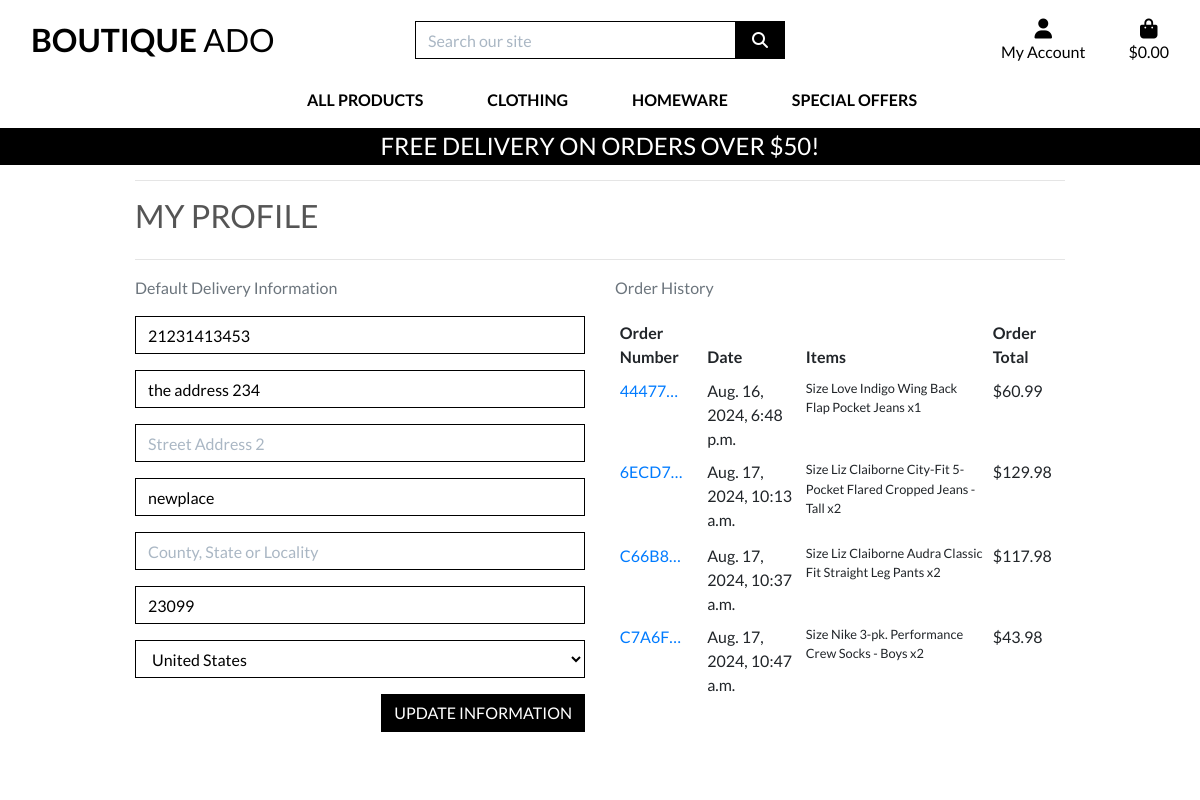
The page /profile/ (signed in) on the database as committed earlier.
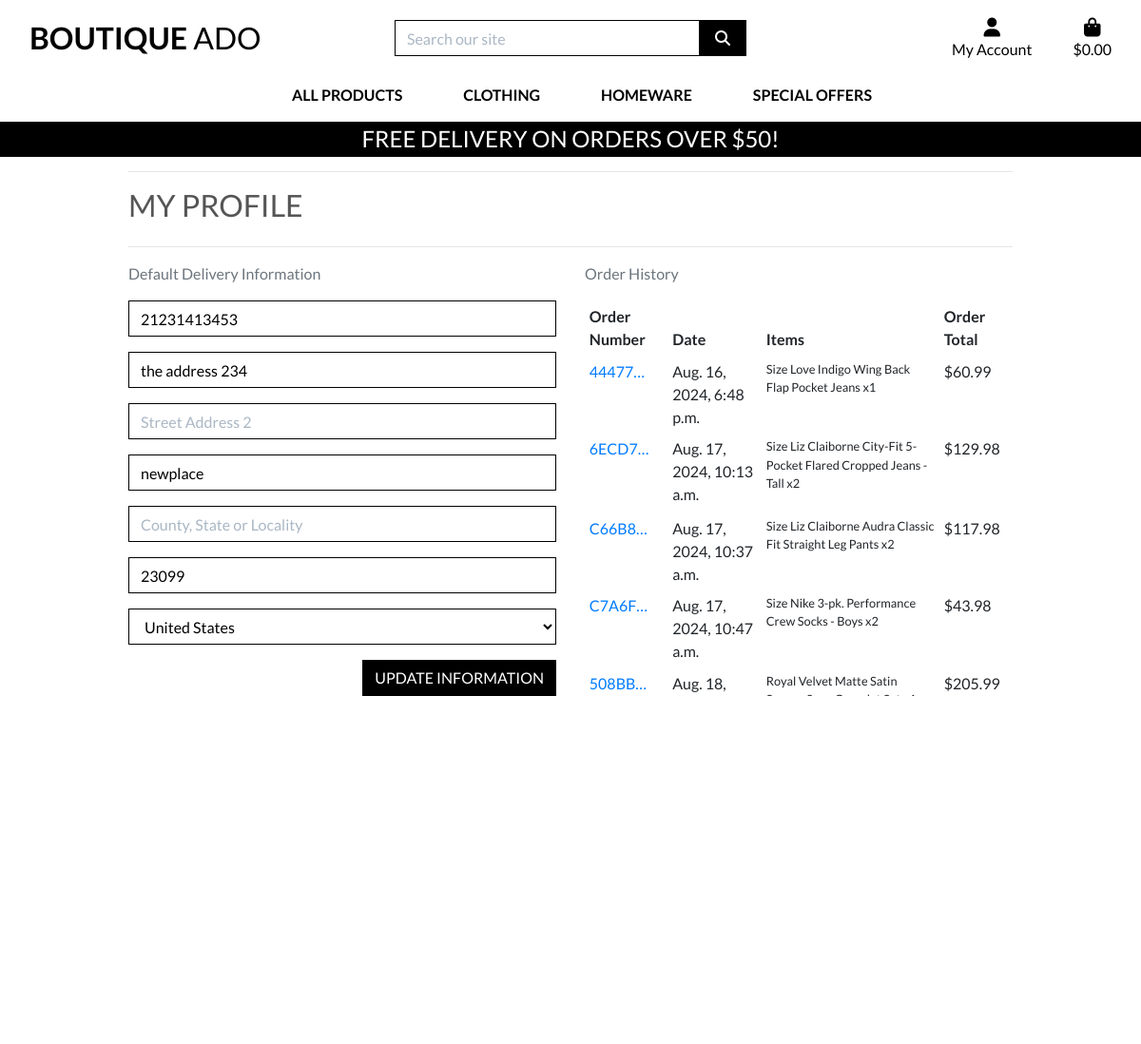
The same page on the database as committed later.
### checkout/models.py (models this page shows, shortened)
class Order(models.Model):
    order_number = models.CharField(max_length=32, null=False, editable=False)
    user_profile = models.ForeignKey(UserProfile, on_delete=models.SET_NULL,
                                     null=True, blank=True, related_name='orders')
    full_name = models.CharField(max_length=50, null=False, blank=False)
    email = models.EmailField(max_length=254, null=False, blank=False)
    phone_number = models.CharField(max_length=20, null=False, blank=False)
    country = CountryField(blank_label='Country *', null=False, blank=False)
    postcode = models.CharField(max_length=20, null=True, blank=True)
    town_or_city = models.CharField(max_length=40, null=False, blank=False)
    street_address1 = models.CharField(max_length=80, null=False, blank=False)
    street_address2 = models.CharField(max_length=80, null=True, blank=True)
    county = models.CharField(max_length=80, null=True, blank=True)
    date = models.DateTimeField(auto_now_add=True)
    delivery_cost = models.DecimalField(max_digits=6, decimal_places=2, null=False, default=0)
    order_total = models.DecimalField(max_digits=10, decimal_places=2, null=False, default=0)
    grand_total = models.DecimalField(max_digits=10, decimal_places=2, null=False, default=0)
    original_bag = models.TextField(null=False, blank=False, default='')
    stripe_pid = models.CharField(max_length=254, null=False, blank=False, default='')

class OrderLineItem(models.Model):
    order = models.ForeignKey(Order, null=False, blank=False, on_delete=models.CASCADE, related_name='lineitems')
    product = models.ForeignKey(Product, null=False, blank=False, on_delete=models.CASCADE)
    product_size = models.CharField(max_length=2, null=True, blank=True) # XS, S, M, L, XL
    quantity = models.IntegerField(null=False, blank=False, default=0)
    lineitem_total = models.DecimalField(max_digits=6, decimal_places=2, null=False, blank=False, editable=False)

### products/models.py (models this page shows, shortened)
class Product(models.Model):
    category = models.ForeignKey('Category', null=True, blank=True, on_delete=models.SET_NULL)
    sku = models.CharField(max_length=254, null=True, blank=True)
    name = models.CharField(max_length=254)
    description = models.TextField()
    has_sizes = models.BooleanField(default=False, null=True, blank=True)
    price = models.DecimalField(max_digits=6, decimal_places=2)
    rating = models.DecimalField(max_digits=6, decimal_places=2, null=True, blank=True)
    image_url = models.URLField(max_length=1024, null=True, blank=True)
    image = models.ImageField(null=True, blank=True)

### profiles/views.py (the view)
# urls.py: path('profile/', include('profiles.urls')),
def profile(request):
    profile = get_object_or_404(UserProfile, user=request.user)
    if request.method == 'POST':
        form = UserProfileForm(request.POST, instance=profile)
        if form.is_valid():
            form.save()
            messages.success(request, 'Profile updated successfully')
    form = UserProfileForm(instance=profile)
    orders = profile.orders.all()
    template = 'profiles/profile.html'
    context = {
        'form': form,
        'orders': orders,
        'on_profile_page': True
    }
    return render(request, template, context)

### profiles/forms.py
class UserProfileForm(forms.ModelForm):
    class Meta:
        model = UserProfile
        exclude = ('user',)
    def __init__(self, *args, **kwargs):
        super().__init__(*args, **kwargs)
        placeholders = {
            'default_phone_number': 'Phone Number',
            'default_postcode': 'Postal Code',
            'default_town_or_city': 'Town or City',
            'default_street_address1': 'Street Address 1',
            'default_street_address2': 'Street Address 2',
            'default_county': 'County, State or Locality',
        }
        self.fields['default_phone_number'].widget.attrs['autofocus'] = True
        for field in self.fields:
            if field != 'default_country':
                if self.fields[field].required:
                    placeholder = f'{placeholders[field]} *'
                else:
                    placeholder = placeholders[field]
                self.fields[field].widget.attrs['placeholder'] = placeholder
            self.fields[field].widget.attrs['class'] = 'border-black rounded-0 profile-form-input'
            self.fields[field].label = False

### profiles/templates/profiles/profile.html (shortened to what this page needs)
{% extends "base.html" %}
{% load static %}
{% block extra_css %}
    <link rel="stylesheet" href="{% static 'profiles/css/profile.css' %}">
{% endblock %}
{% block page_header %}
    <div class="container header-container">
    </div>
{% endblock %}
{% block content %}
    <div class="overlay"></div>
    <div class="container">
        <div class="row">
            <div class="col">
                <hr>
                <h2 class="logo-font mb-4">My Profile</h2>
                <hr>
            </div>
        </div>
        <div class="row">
            <div class="col-12 col-lg-6">
                <p class="text-muted">Default Delivery Information</p>
                <form class="mt-3" action="{% url 'profile' %}" method="POST" id="profile-update-form">
                    {{ form|crispy }}
                    <button class="btn btn-black rounded-0 text-uppercase float-right">Update Information</button>
                </form>
            </div>
            <div class="col-12 col-lg-6">
                <p class="text-muted">Order History</p>
                <div class="order-history table-responsive">
                    <table class="table table-sm table-borderless">
                        <thead>
                            <tr>
                                <th>Order Number</th>
                                <th>Date</th>
                                <th>Items</th>
                                <th>Order Total</th>
                            </tr>
                        </thead>
                        <tbody>
                            {% for order in orders %}
                                <tr>
                                    <td>
                                        <a href="{% url 'order_history' order.order_number %}"
                                        title="{{ order.order_number }}">
                                            {{ order.order_number|truncatechars:6 }}
                                        </a>
                                    </td>
                                    <td>{{ order.date }}</td>
                                    <td>
                                        <ul class="list-unstyled">
                                            {% for item in order.lineitems.all %}
                                                <li class="small">
                                                    {% if item.product.has_sizes %}
                                                        Size {{ item.product.size|upper }}
                                                    {% endif %}{{ item.product.name }} x{{ item.quantity }}
                                                </li>
                                            {% endfor %}
                                        </ul>
                                    </td>
                                    <td>${{ order.grand_total }}</td>
                                </tr>
                            {% endfor %}
                        </tbody>
                    </table>
                </div>
            </div>
        </div>
{% endblock %}

Rows that differ between the two databases and show on the page:
added Order: order_number "508BB…", date "Aug. 18,…", grand_total "205.99"
added OrderLineItem: product.name "Royal Velvet Matte Satin…", shown under "508BB…"
